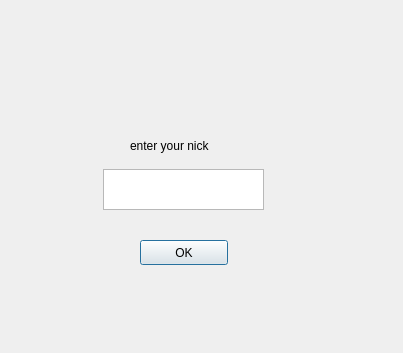
<?xml version="1.0" encoding="UTF-8"?>
<ui version="4.0">
 <class>Dialog</class>
 <widget class="QDialog" name="Dialog">
  <property name="geometry">
   <rect>
    <x>0</x>
    <y>0</y>
    <width>403</width>
    <height>353</height>
   </rect>
  </property>
  <property name="windowTitle">
   <string>Dialog</string>
  </property>
  <property name="styleSheet">
   <string notr="true">color:red\</string>
  </property>
  <widget class="QWidget" name="widget" native="true">
   <property name="geometry">
    <rect>
     <x>10</x>
     <y>20</y>
     <width>361</width>
     <height>301</height>
    </rect>
   </property>
   <widget class="QLabel" name="nickLabel">
    <property name="geometry">
     <rect>
      <x>120</x>
      <y>110</y>
      <width>111</width>
      <height>31</height>
     </rect>
    </property>
    <property name="text">
     <string>enter your nick</string>
    </property>
   </widget>
   <widget class="QTextEdit" name="nickTextEdit">
    <property name="geometry">
     <rect>
      <x>93</x>
      <y>149</y>
      <width>161</width>
      <height>41</height>
     </rect>
    </property>
   </widget>
   <widget class="QLabel" name="nickErrorLabel">
    <property name="geometry">
     <rect>
      <x>40</x>
      <y>190</y>
      <width>261</width>
      <height>21</height>
     </rect>
    </property>
    <property name="styleSheet">
     <string notr="true">color:red</string>
    </property>
    <property name="text">
     <string/>
    </property>
   </widget>
   <widget class="QPushButton" name="nickPushButton">
    <property name="geometry">
     <rect>
      <x>130</x>
      <y>220</y>
      <width>88</width>
      <height>25</height>
     </rect>
    </property>
    <property name="text">
     <string>OK</string>
    </property>
   </widget>
  </widget>
 </widget>
 <resources/>
 <connections/>
</ui>
